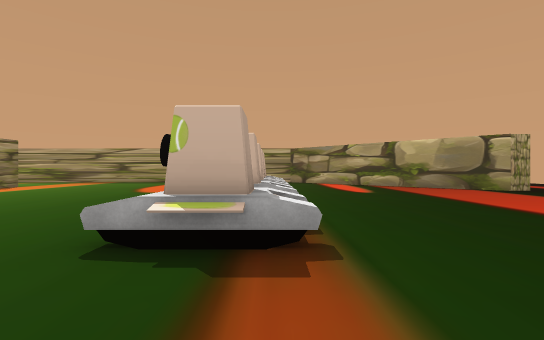
View 1 (above)

21 first-person views from a walk through a scene from a Unity 3-D project. The camera is 1.5 m above the floor, looks level and sees 85° across. The floor is counted in squares, 2.2 m on a side. Each view is taken from the middle of a square. On the plan, view 1 faces up. The plan holds only what a view shows up to about 10 squares ahead; the rest is blank. The place goes on beyond the plan. The player character is not drawn. Some surface patterns are stand-ins.

View 2
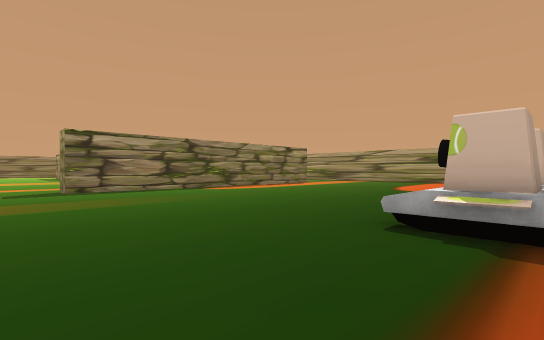

View 3
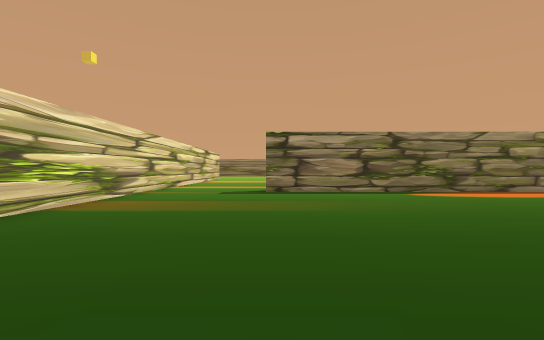

View 4
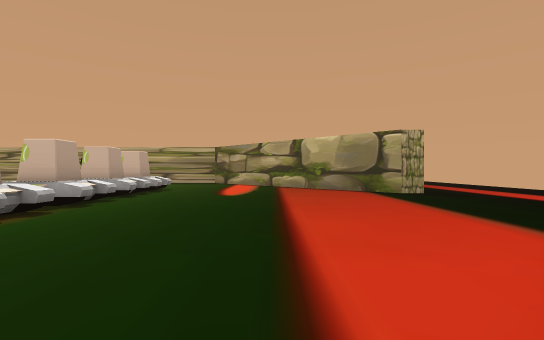

View 5
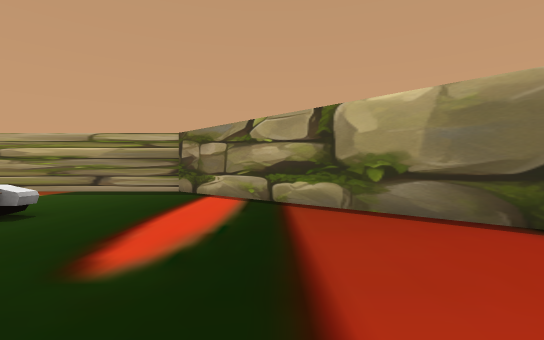

View 6
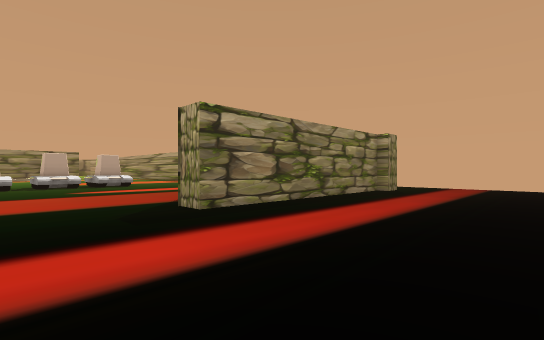

View 7
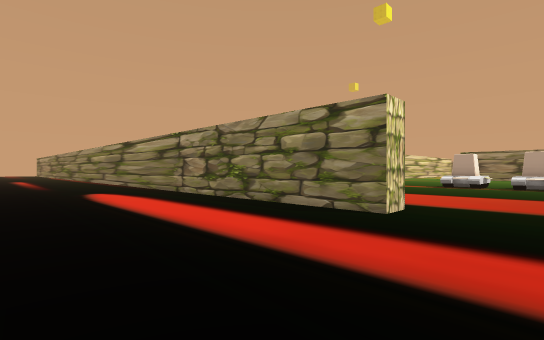

View 8
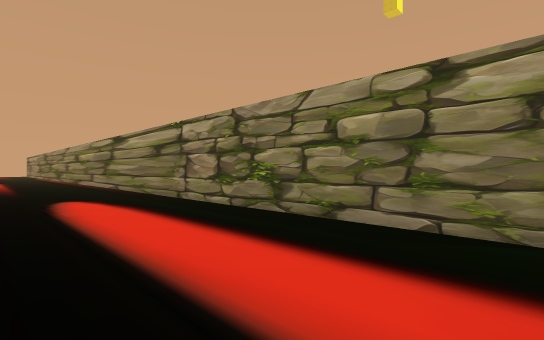

View 9
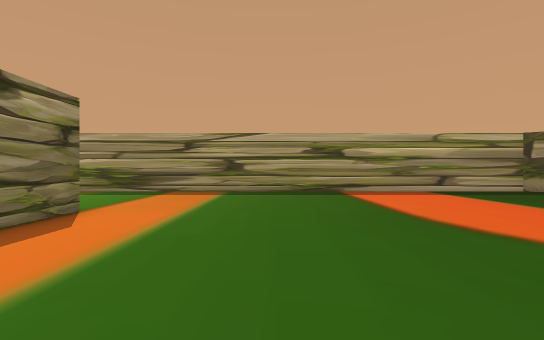

View 10
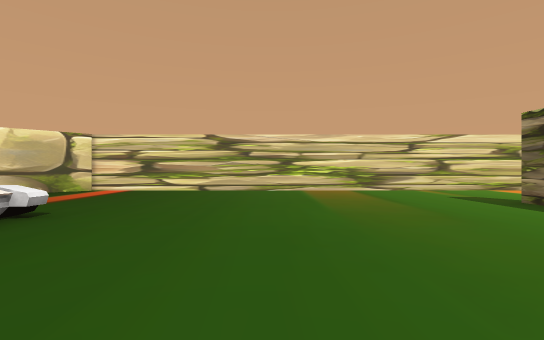

View 11
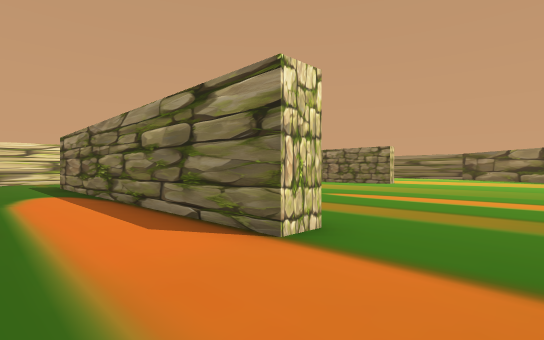

View 12
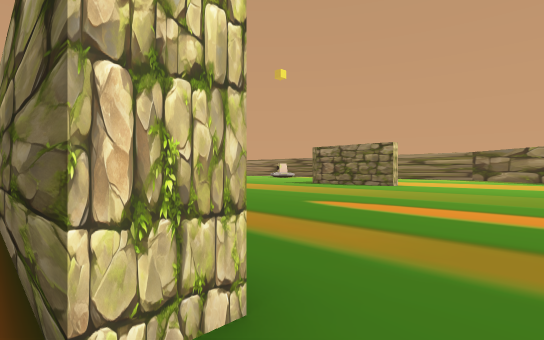

View 13
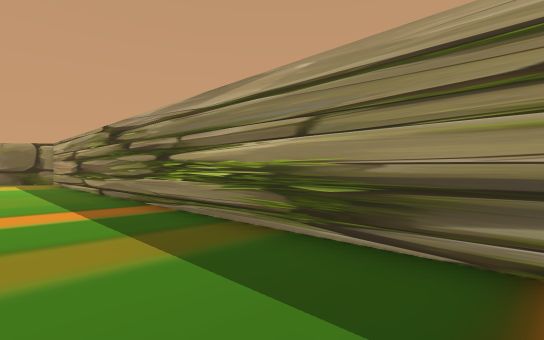

View 14
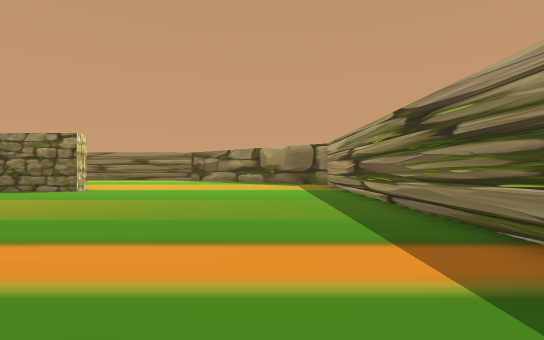

View 15
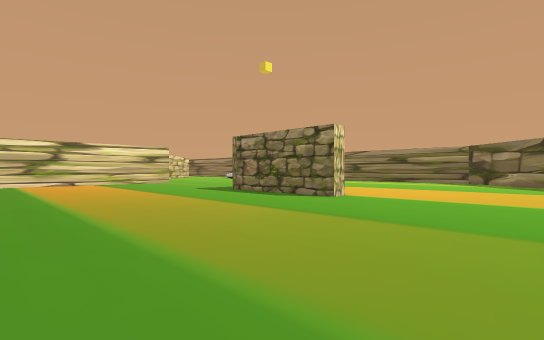

View 16
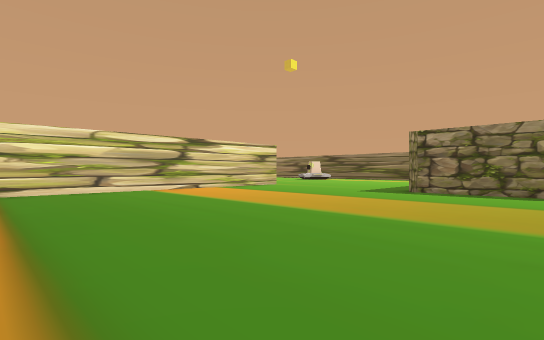

View 17
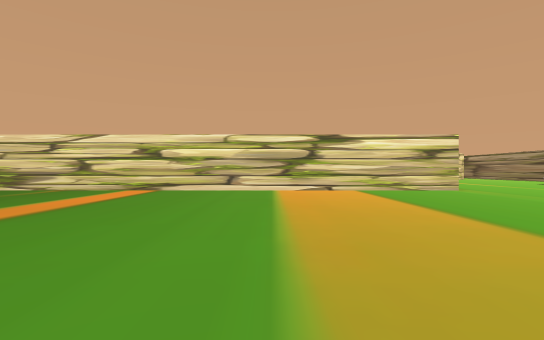

View 18
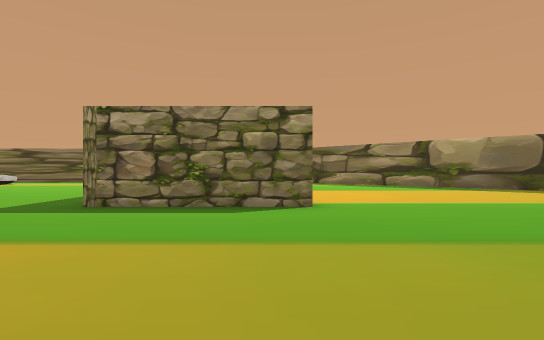

View 19
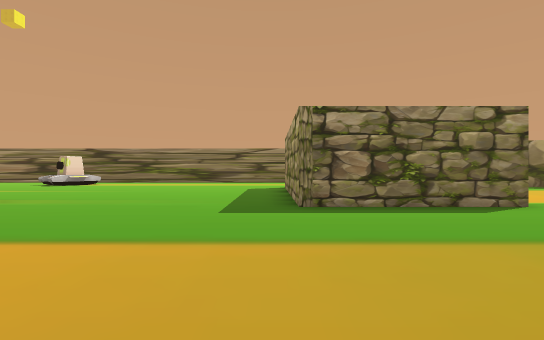

View 20
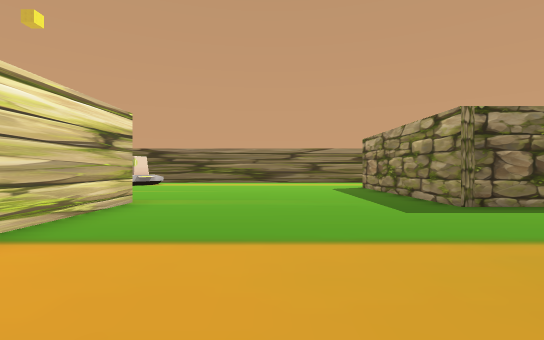

View 21
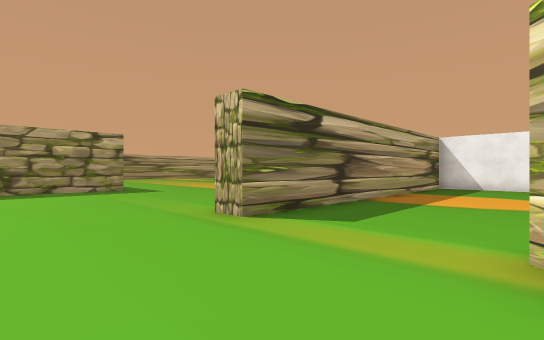

### Floor plan
Points are (right, up) in squares from view 1. A wall is a line through its corners. A room is listed if a view was taken in it or the views show most of it. See-through windows are left out.
Room 1 (views 1, 2, 3, 4, 5, 6, 7, 8, 9, 10, 11, 12, 13, 14, 15, 16, 17, 18, 19, 20, 21)
walls: (-11, 11.9) (-10.2, 11.9) (-10.2, 0.8) (-10.9, 0.8); (-15.2, -3.6) (-23.2, -3.6) (-23.2, -2.9) (1.1, -2.9); (0.9, -2.8) (2.6, -1.2); (-14, -6.2) (-14, -4.8); (-23, 7.8) (-22.5, 7.8) (-22.5, 3.5) (-27, 3.5); (7.8, 4) (8.5, 4) (8.5, -6.6); (8.5, 16.5) (8.5, 9.8) (7.8, 9.8) (1, 16.5) (-23, 16.5); (8.9, 17) (8.9, 16.4)
objects: other object (-1, 3) to (0, 4); other object (-1, 5) to (0, 6); other object (-1, 7) to (0, 7); other object (-1, 8) to (0, 9); other object (-1, 10) to (0, 11)

Where each view was taken, in squares from view 1:
view 1: 0 up, 0 right, facing up
view 2: 1 down, 0 right, facing up-left
view 3: 1 up, 1 left, facing left
view 4: 1 up, 4 right, facing up
view 5: 7 up, 4 right, facing up
view 6: 7 up, 13 right, facing up-left
view 7: 6 up, 13 right, facing down-left
view 8: 4 up, 12 right, facing down-left
view 9: 7 up, 7 left, facing up
view 10: 7 up, 5 left, facing down
view 11: 14 up, 8 left, facing down-left
view 12: 13 up, 10 left, facing down-left
view 13: 14 up, 10 left, facing up-left
view 14: 14 up, 13 left, facing left
view 15: 12 up, 16 left, facing down-left
view 16: 7 up, 13 left, facing down-left
view 17: 7 up, 17 left, facing down
view 18: 7 up, 17 left, facing left
view 19: 3 up, 17 left, facing left
view 20: 0 up, 17 left, facing left
view 21: 7 down, 26 left, facing up-right
